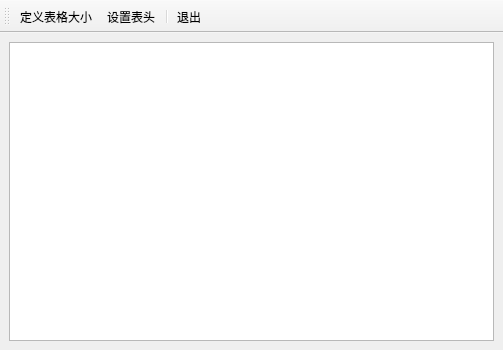
<?xml version="1.0" encoding="UTF-8"?>
<ui version="4.0">
 <class>FormTable</class>
 <widget class="QMainWindow" name="FormTable">
  <property name="geometry">
   <rect>
    <x>0</x>
    <y>0</y>
    <width>503</width>
    <height>350</height>
   </rect>
  </property>
  <property name="windowTitle">
   <string>MainWindow</string>
  </property>
  <widget class="QWidget" name="centralwidget">
   <layout class="QHBoxLayout" name="horizontalLayout">
    <item>
     <widget class="QTableView" name="tableView"/>
    </item>
   </layout>
  </widget>
  <widget class="QToolBar" name="toolBar">
   <property name="windowTitle">
    <string>toolBar</string>
   </property>
   <property name="toolButtonStyle">
    <enum>Qt::ToolButtonTextBesideIcon</enum>
   </property>
   <attribute name="toolBarArea">
    <enum>TopToolBarArea</enum>
   </attribute>
   <attribute name="toolBarBreak">
    <bool>false</bool>
   </attribute>
   <addaction name="actSetTabSize"/>
   <addaction name="actSetHeaders"/>
   <addaction name="separator"/>
   <addaction name="actQuit"/>
  </widget>
  <action name="actSetTabSize">
   <property name="icon">
    <iconset resource="res.qrc">
     <normaloff>:/icons/images/2.ico</normaloff>:/icons/images/2.ico</iconset>
   </property>
   <property name="text">
    <string>定义表格大小</string>
   </property>
   <property name="menuRole">
    <enum>QAction::NoRole</enum>
   </property>
  </action>
  <action name="actSetHeaders">
   <property name="icon">
    <iconset resource="res.qrc">
     <normaloff>:/icons/images/516.bmp</normaloff>:/icons/images/516.bmp</iconset>
   </property>
   <property name="text">
    <string>设置表头</string>
   </property>
   <property name="menuRole">
    <enum>QAction::NoRole</enum>
   </property>
  </action>
  <action name="actQuit">
   <property name="icon">
    <iconset resource="res.qrc">
     <normaloff>:/icons/images/132.bmp</normaloff>:/icons/images/132.bmp</iconset>
   </property>
   <property name="text">
    <string>退出</string>
   </property>
   <property name="menuRole">
    <enum>QAction::NoRole</enum>
   </property>
  </action>
 </widget>
 <resources>
  <include location="res.qrc"/>
 </resources>
 <connections>
  <connection>
   <sender>actQuit</sender>
   <signal>triggered()</signal>
   <receiver>FormTable</receiver>
   <slot>close()</slot>
   <hints>
    <hint type="sourcelabel">
     <x>-1</x>
     <y>-1</y>
    </hint>
    <hint type="destinationlabel">
     <x>251</x>
     <y>174</y>
    </hint>
   </hints>
  </connection>
 </connections>
</ui>
